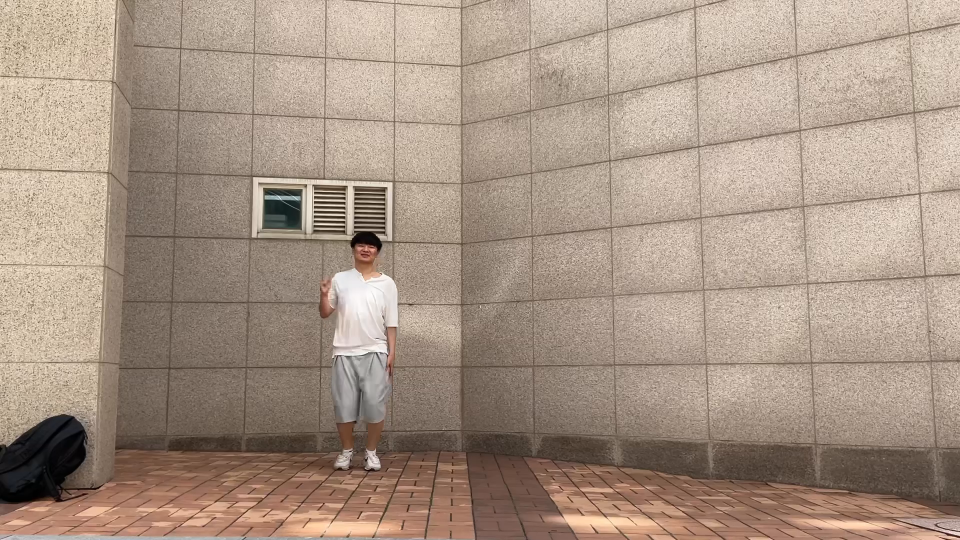
#> input picture frame 2 of 디지영 프로젝트 영상/iv7.mov, 1920 x 1080 px (shown at 1/2 size)
$ python final.py
#> lines starting #> are read from the running program, lines starting #| are printed output that depends on the picture; after the words box and inside, x2 and y2 are one past the last pixel; in counts of white or black regions, pixels touching at a corner belong together
import cv2
import numpy as np

# 동영상 파일 경로 설정
video_path = '디지영 프로젝트 영상/iv7.mov'

# 비디오 캡처 객체 생성
cap = cv2.VideoCapture(video_path)

# 배경 차분기 초기화
fgbg = cv2.createBackgroundSubtractorMOG2()

# 동영상 프레임 처리
while cap.isOpened():
    ret, frame = cap.read()
#> frame is the input picture: shape (1080, 1920, 3); mean B, G, R 133.1, 148.5, 167.5
    if not ret:
        break

    # 현재 프레임을 그레이스케일로 변환
    gray = cv2.cvtColor(frame, cv2.COLOR_BGR2GRAY)
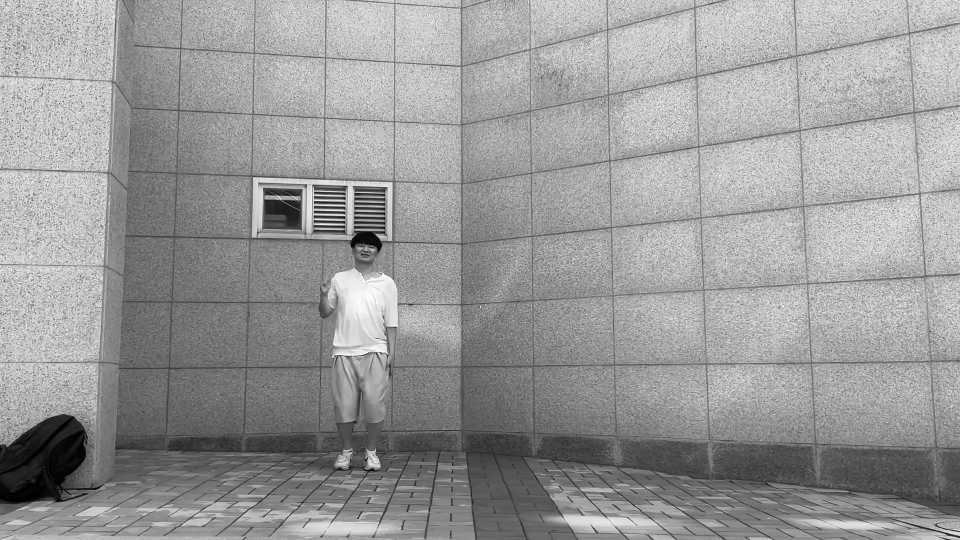
#> gray: shape (1080, 1920) (shown at 1/2 size); min 0, max 254, mean 152.6
    gray = cv2.equalizeHist(gray)
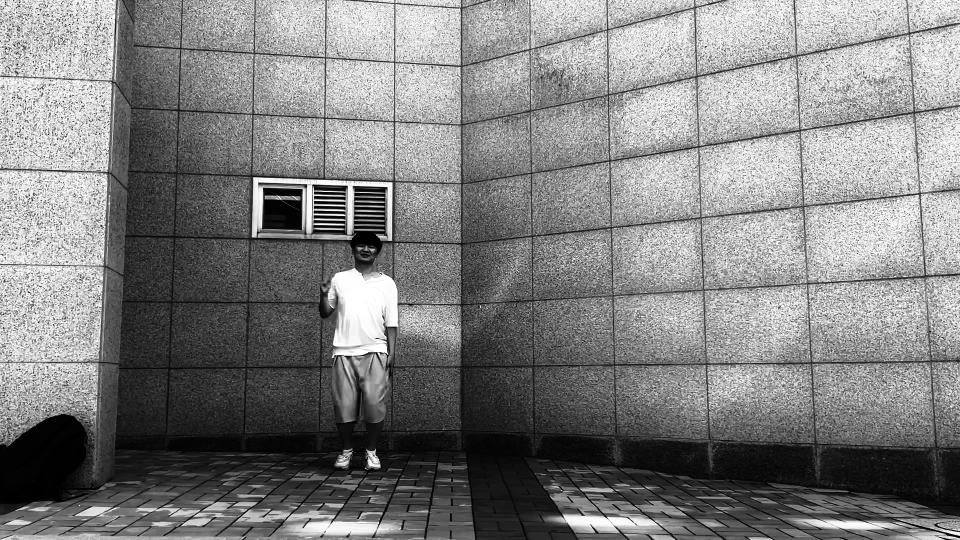
#> gray: shape (1080, 1920) (shown at 1/2 size); min 0, max 255, mean 128.3
    gray = cv2.GaussianBlur(gray, (0, 0), 0.4)
    # 첫 번째 방법: 엣지 감지
    edges1 = cv2.Canny(gray, 1, 10)
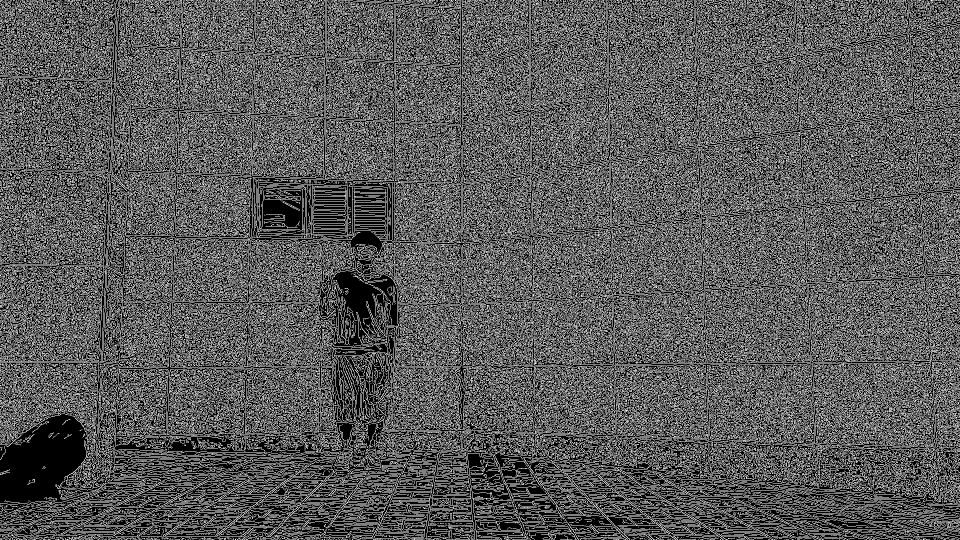
#> edges1: shape (1080, 1920) (shown at 1/2 size); 35.2% white in thin lines or dots

    # 두 번째 방법: 배경 차분을 통한 포그라운드 마스크 생성
    fgmask = fgbg.apply(gray)
#> fgmask: shape (1080, 1920); values 127 (black) and 255 (white), 0.19% white; 41 white regions (33 under 20 px), largest, box (x1, y1, x2, y2) and area: (0, 946, 90, 1004) 1969, (4, 839, 141, 947) 635, (107, 921, 165, 976) 542

    # 마스크 후처리 (노이즈 제거)
    kernel = cv2.getStructuringElement(cv2.MORPH_ELLIPSE, (3, 3))
    fgmask = cv2.morphologyEx(fgmask, cv2.MORPH_OPEN, kernel)
#> fgmask: shape (1080, 1920); values 127 (black) and 255 (white), 0.18% white; 16 white regions (7 under 20 px), largest, box (x1, y1, x2, y2) and area: (0, 947, 90, 1004) 1938, (37, 840, 139, 934) 548, (108, 924, 161, 954) 333
    fgmask = cv2.morphologyEx(fgmask, cv2.MORPH_CLOSE, kernel)
#> fgmask: shape (1080, 1920); values 127 (black) and 255 (white), 0.18% white; 13 white regions (5 under 20 px), largest, box (x1, y1, x2, y2) and area: (0, 947, 90, 1004) 1956, (37, 840, 139, 934) 554, (108, 924, 161, 971) 512

    # 배경 차분을 통한 엣지 감지
    edges2 = cv2.Canny(fgmask, 1, 10, apertureSize=3)
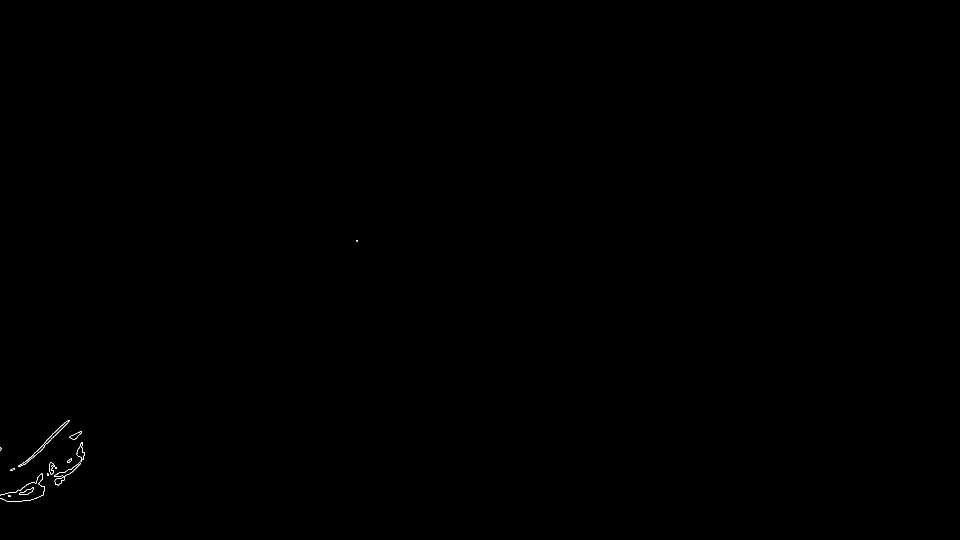
#> edges2: shape (1080, 1920) (shown at 1/2 size); 0.06% white in thin lines or dots, all inside (x1, y1, x2, y2) = (0, 480, 716, 1004)

    # 윤곽선 찾기
    contours, _ = cv2.findContours(edges2, cv2.RETR_EXTERNAL, cv2.CHAIN_APPROX_SIMPLE)
#> contours = 15 contours, 7 with area under 20; largest, box (x1, y1, x2, y2) and area: (37, 840, 139, 934) 619, (108, 924, 161, 971) 534, (153, 884, 170, 920) 279, (38, 975, 68, 990) 180, (139, 862, 164, 880) 165, (98, 925, 109, 949) 150, (0, 947, 90, 1004) 41, (134, 917, 144, 925) 38

    # 사람 영역을 포함하는 윤곽선을 필터링
    person_contours = []
    for contour in contours:
        # 윤곽선의 면적을 계산
        area = cv2.contourArea(contour)
        # 윤곽선의 둘레 길이를 계산
        perimeter = cv2.arcLength(contour, True)
        # 면적이 특정 값 이상이고 둘레 길이가 특정 값 이상인 윤곽선만 남김
        person_contours.append(contour)
#> this loop made 15 passes
#> (area, perimeter) on passes 2, 4, 7, 8, 10, 12, 13, 14: (179.5, 73.7), (41, 520.6), (149.5, 72.53), (534.5, 193.2), (38, 27.31), (279, 96.43), (165, 65.6), (619, 288.4)
#> after the loop, person_contours has the same summary as contours

    # 초기 프레임 복사본
    output_frame = frame.copy()

    # 필터링된 윤곽선 그리기
    contour_mask = np.zeros_like(fgmask)
    cv2.drawContours(contour_mask, person_contours, -1, (255), thickness=cv2.FILLED)
#> contour_mask: shape (1080, 1920); 0.13% white; 15 white regions (6 under 20 px), largest, box (x1, y1, x2, y2) and area: (37, 840, 139, 934) 729, (108, 924, 161, 971) 617, (153, 884, 170, 920) 322

    # D8 거리를 10 이하로 떨어진 점들을 연결하기 위해 팽창 후 축소
    kernel = cv2.getStructuringElement(cv2.MORPH_RECT, (11, 11))
    dilated_contour_mask = cv2.dilate(contour_mask, kernel, iterations=8)
#> dilated_contour_mask: shape (1080, 1920); 2.4% white; 2 white regions, box (x1, y1, x2, y2) and area: (0, 800, 210, 1044) 42292, (673, 440, 756, 523) 6889
    closed_contour_mask = cv2.erode(dilated_contour_mask, kernel, iterations=1)
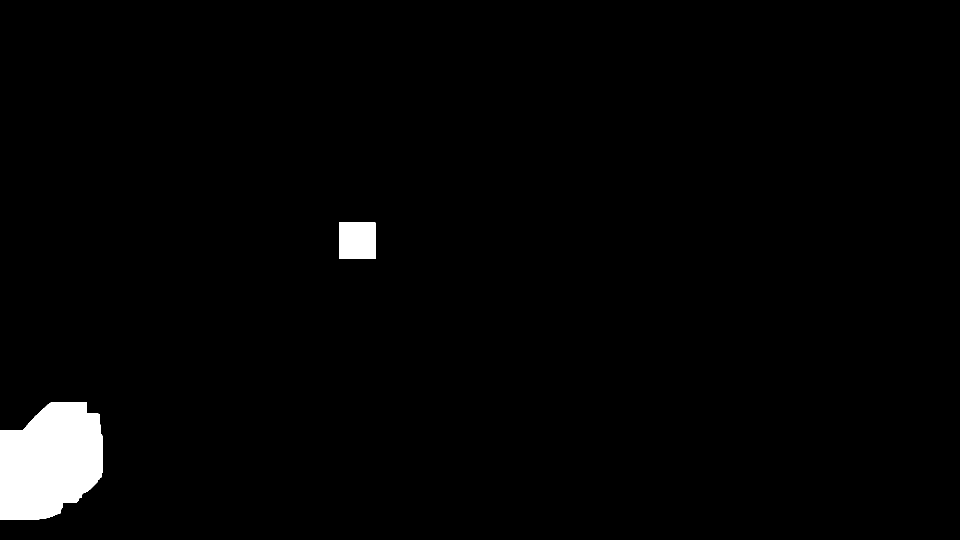
#> closed_contour_mask: shape (1080, 1920) (shown at 1/2 size); 2.1% white; 2 white regions

    # 윤곽선 찾기 (팽창 후 축소된 마스크에서)
    final_contours, _ = cv2.findContours(closed_contour_mask, cv2.RETR_EXTERNAL, cv2.CHAIN_APPROX_SIMPLE)
#> final_contours = 2 contours; box (x1, y1, x2, y2) and area: (0, 805, 205, 1039) 38364, (678, 445, 751, 518) 5184

    # 최종 윤곽선 그리기
    cv2.drawContours(output_frame, final_contours, -1, (0, 255, 0), 2)
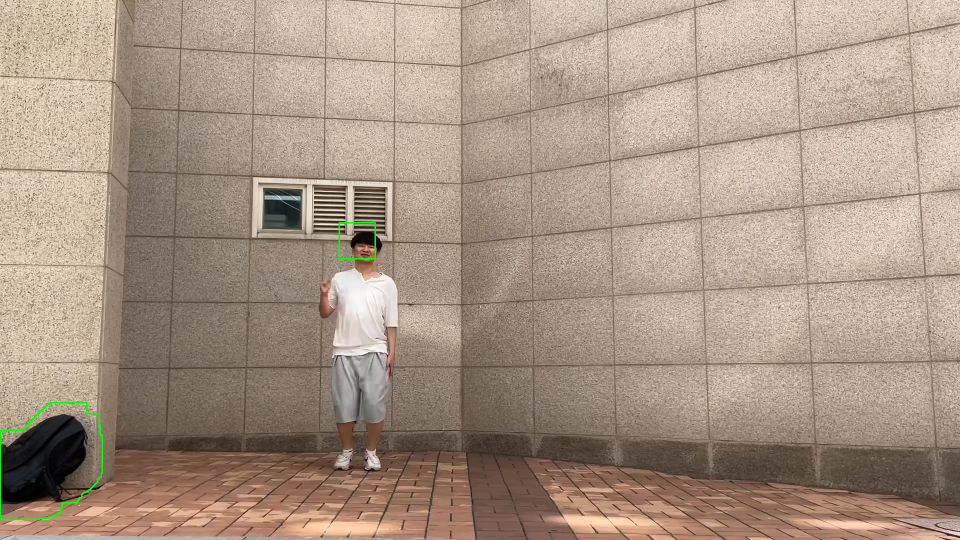
#> output_frame: shape (1080, 1920, 3) (shown at 1/2 size); 0.15% of pixels changed, all inside (x1, y1, x2, y2) = (0, 444, 752, 1040)

    # 윤곽선으로 마스크 채우기
    cv2.drawContours(contour_mask, contours, -1, (255), thickness=cv2.FILLED)

    # 두 마스크를 OR 연산으로 결합
    final_mask = cv2.bitwise_and(edges1, contour_mask)
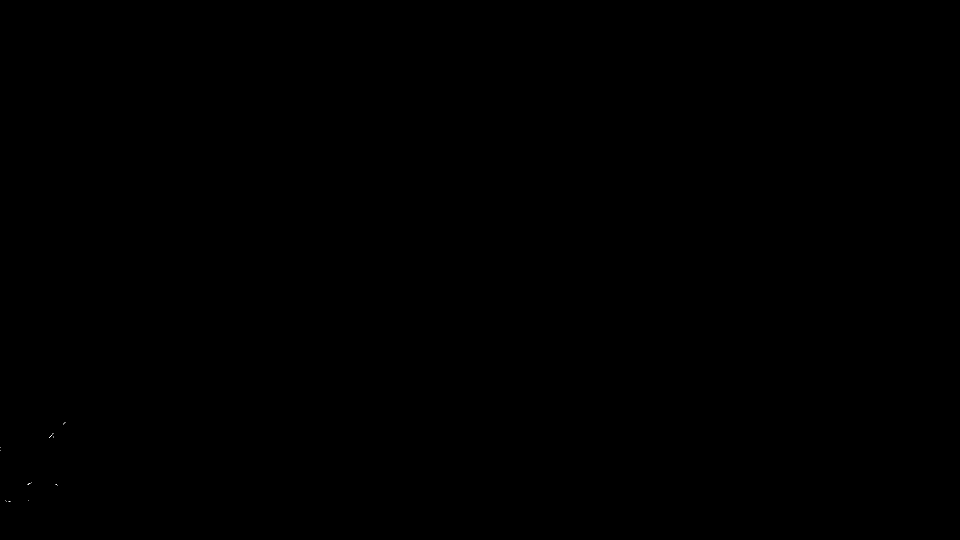
#> final_mask: shape (1080, 1920) (shown at 1/2 size); 0% white in thin lines or dots, all inside (x1, y1, x2, y2) = (1, 844, 131, 1004)

    # 결과 출력
    cv2.imshow('Final Mask', final_mask)
    # cv2.imshow('Person', output_frame)

    # q 키를 누르면 종료
    if cv2.waitKey(30) & 0xFF == ord('q'):
#> (key q is pressed here)
        break

# 캡처 객체와 윈도우 해제
cap.release()
cv2.destroyAllWindows()

$ run again, starting later in the video
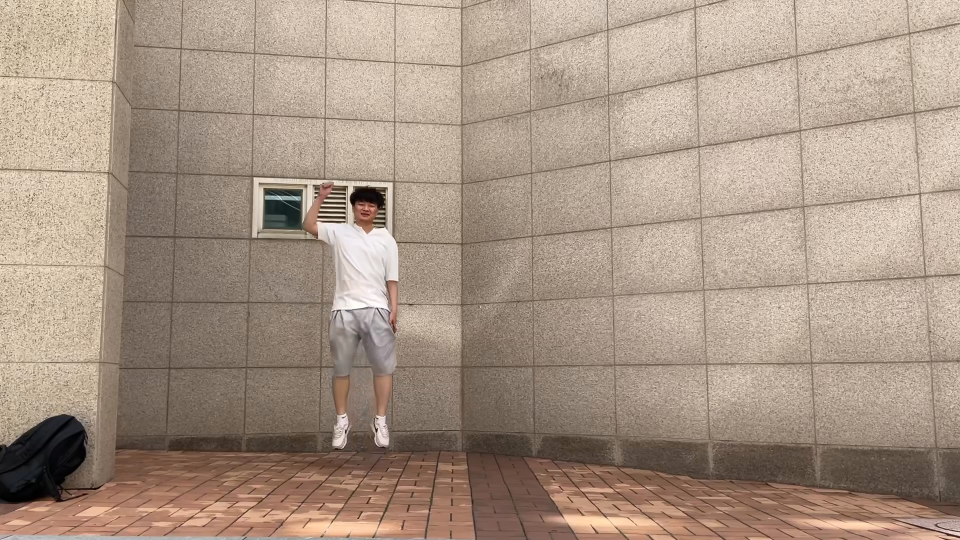
#> input picture frame 9 of 디지영 프로젝트 영상/iv7.mov, 1920 x 1080 px (shown at 1/2 size)
#> frame is the input picture: shape (1080, 1920, 3); mean B, G, R 133.4, 148.8, 167.9
#> `edges1 = cv2.Canny(gray, 1, 10)`:
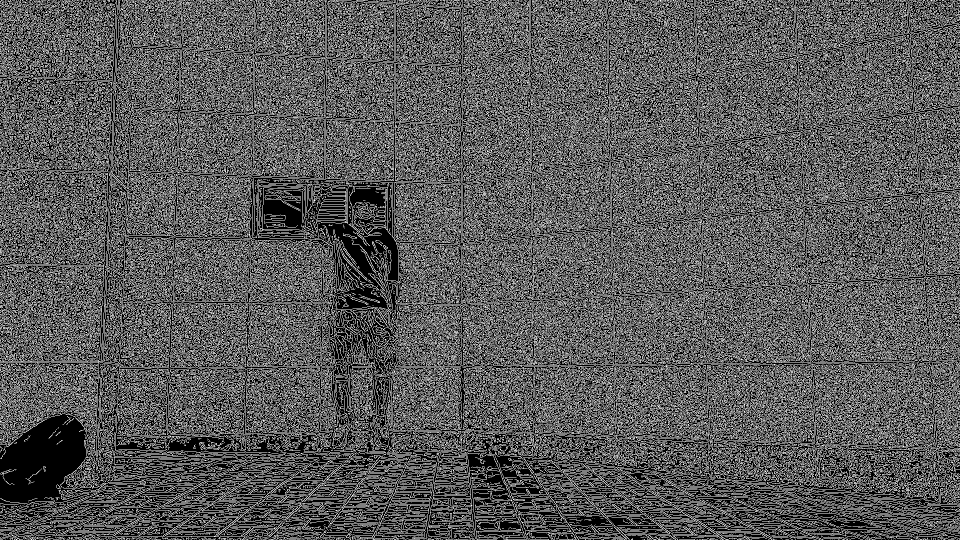
#> edges1: shape (1080, 1920) (shown at 1/2 size); 35.2% white in thin lines or dots
#> edges2: shape (1080, 1920); 0.06% white in thin lines or dots, all inside (x1, y1, x2, y2) = (0, 840, 170, 1004)
#> contours = 14 contours, 6 with area under 20; largest, box (x1, y1, x2, y2) and area: (21, 840, 140, 942) 678, (140, 862, 165, 881) 185, (98, 925, 110, 950) 172, (37, 976, 65, 990) 160, (107, 886, 170, 971) 66, (135, 915, 146, 925) 38, (0, 948, 91, 1004) 34, (135, 880, 140, 892) 33
#> the loop `for contour in contours:` made 14 passes
#> (area, perimeter) on passes 1, 4, 8, 9, 11, 12, 13, 14: (159.5, 70.87), (34, 521), (171.5, 70.18), (38, 30.97), (66, 547), (33, 27.66), (185, 67.6), (678.5, 328.5)
#> after the loop `for contour in contours:`: person_contours has the same summary as contours
#> contour_mask: shape (1080, 1920); 0.1% white; 14 white regions (4 under 20 px), largest, box (x1, y1, x2, y2) and area: (21, 840, 140, 942) 805, (107, 886, 170, 971) 297, (0, 948, 91, 1004) 264
#> dilated_contour_mask: shape (1080, 1920); 2% white; 1 white region, box (x1, y1, x2, y2) and area: (0, 800, 210, 1044) 42371
#> closed_contour_mask: shape (1080, 1920); 1.9% white; 1 white region
#> final_contours = 1 contour; box (x1, y1, x2, y2) and area: (0, 805, 205, 1039) 38445
#> `cv2.drawContours(output_frame, final_contours, -1, (0, 255, 0), 2)`:
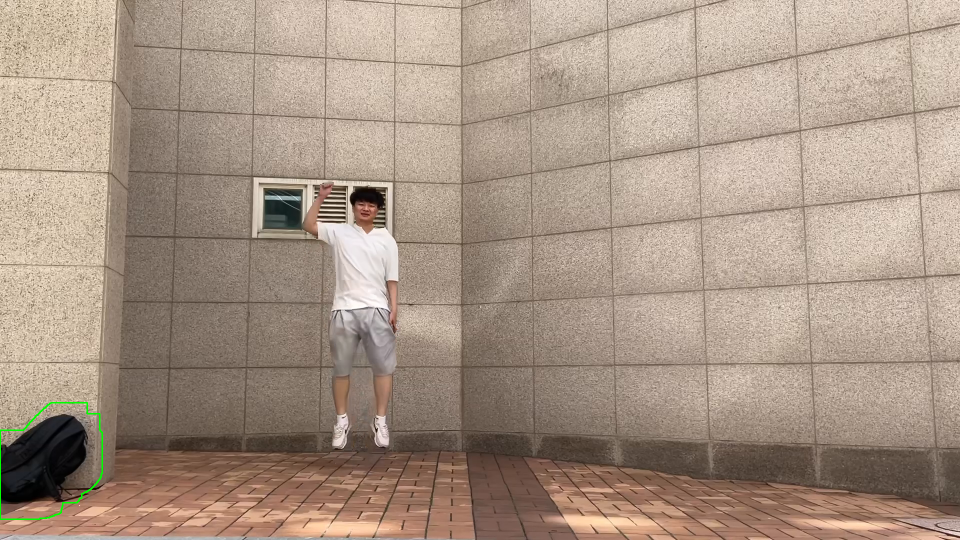
#> output_frame: shape (1080, 1920, 3) (shown at 1/2 size); 0.11% of pixels changed, all inside (x1, y1, x2, y2) = (0, 804, 206, 1040)
#> final_mask: shape (1080, 1920); 0% white in thin lines or dots, all inside (x1, y1, x2, y2) = (1, 841, 160, 1004)

$ run again, starting later in the video
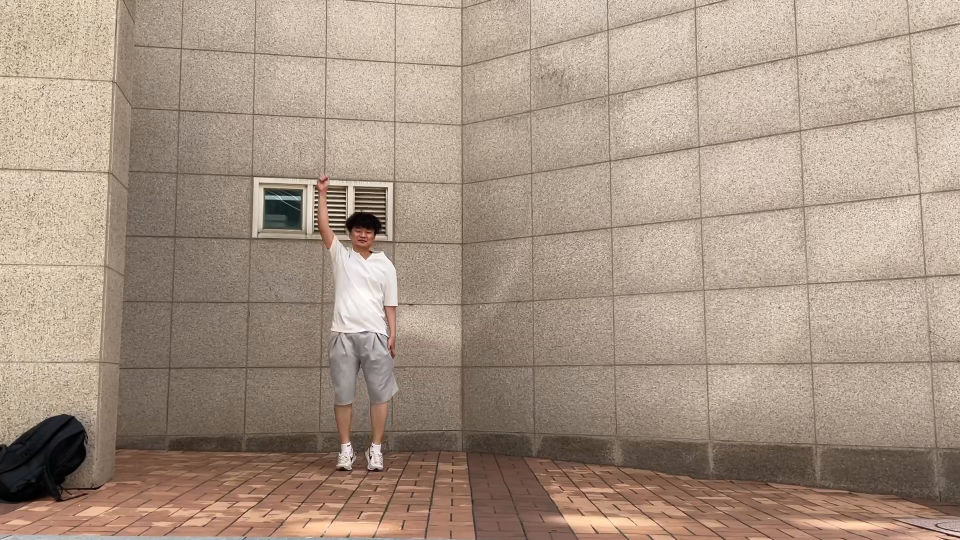
#> input picture frame 16 of 디지영 프로젝트 영상/iv7.mov, 1920 x 1080 px (shown at 1/2 size)
#> frame is the input picture: shape (1080, 1920, 3); mean B, G, R 133.2, 148.6, 167.7
#> `edges1 = cv2.Canny(gray, 1, 10)`:
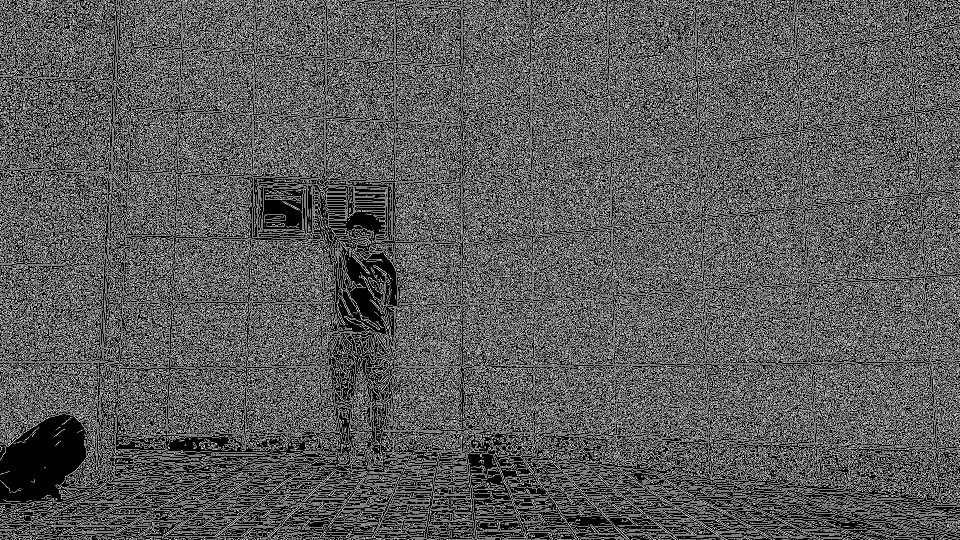
#> edges1: shape (1080, 1920) (shown at 1/2 size); 35.2% white in thin lines or dots
#> edges2: shape (1080, 1920); 0.06% white in thin lines or dots, all inside (x1, y1, x2, y2) = (0, 440, 709, 1004)
#> contours = 18 contours, 8 with area under 20; largest, box (x1, y1, x2, y2) and area: (109, 896, 170, 971) 736, (85, 839, 141, 894) 359, (32, 894, 86, 937) 268, (35, 974, 67, 990) 202, (141, 862, 165, 879) 144
#> the loop `for contour in contours:` made 18 passes
#> (area, perimeter) on passes 2, 3, 4, 9, 10, 11, 12, 14: (202, 80.77), (35, 25.31), (46, 520.4), (108.5, 58.87), (26.5, 21.9), (735.5, 262.8), (267.5, 143.7), (35.5, 25.9)
#> after the loop `for contour in contours:`: person_contours has the same summary as contours
#> contour_mask: shape (1080, 1920); 0.13% white; 18 white regions (5 under 20 px), largest, box (x1, y1, x2, y2) and area: (109, 896, 170, 971) 847, (85, 839, 141, 894) 421, (32, 894, 86, 937) 324
#> dilated_contour_mask: shape (1080, 1920); 2.4% white; 2 white regions, box (x1, y1, x2, y2) and area: (0, 799, 210, 1044) 42481, (666, 400, 749, 484) 6972
#> closed_contour_mask: shape (1080, 1920); 2.1% white; 2 white regions
#> final_contours = 2 contours; box (x1, y1, x2, y2) and area: (0, 804, 205, 1039) 38550, (671, 405, 744, 479) 5256
#> `cv2.drawContours(output_frame, final_contours, -1, (0, 255, 0), 2)`:
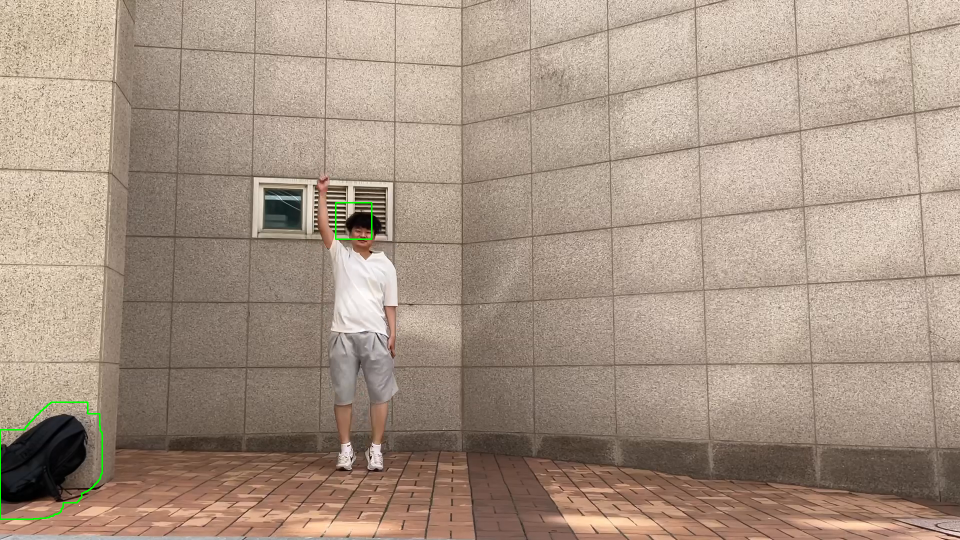
#> output_frame: shape (1080, 1920, 3) (shown at 1/2 size); 0.15% of pixels changed, all inside (x1, y1, x2, y2) = (0, 404, 745, 1040)
#> final_mask: shape (1080, 1920); 0% white in thin lines or dots, all inside (x1, y1, x2, y2) = (7, 839, 141, 1004)
